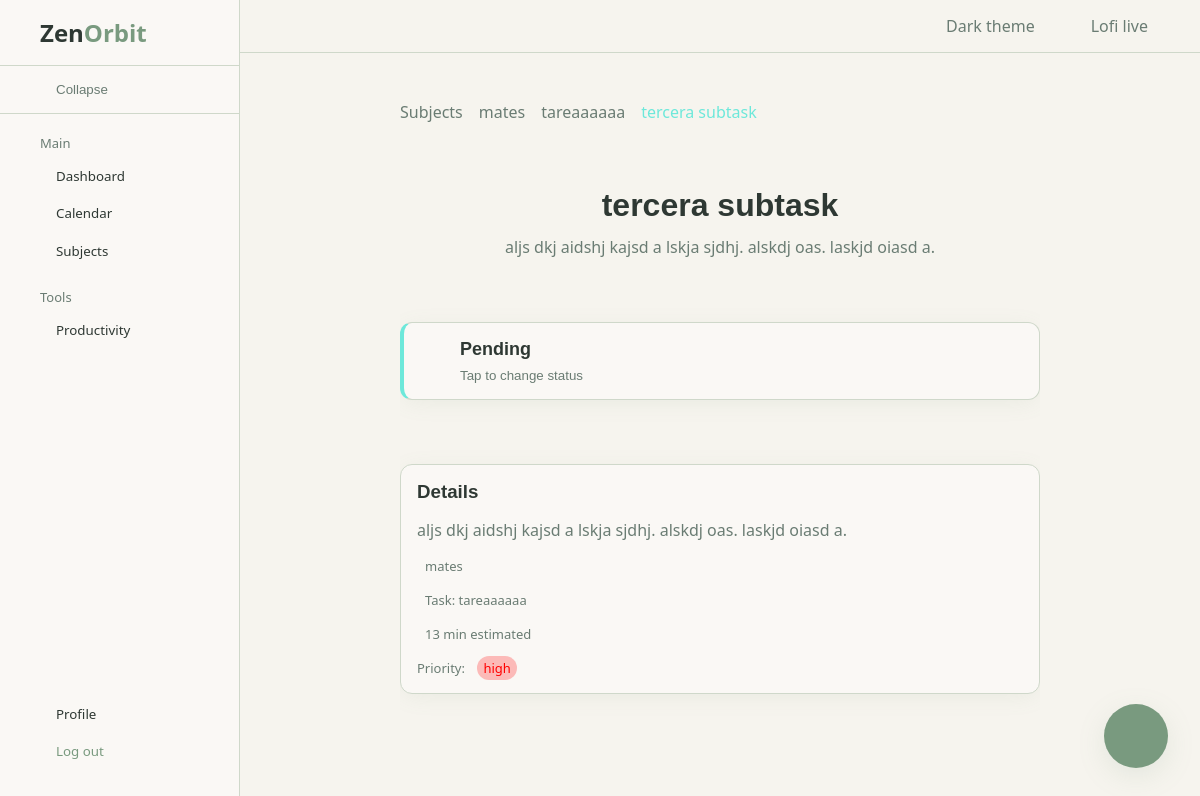
Page /subjects/1/tasks/1/subtasks/6 (signed in) on the committed database.
### productivity_site/models/subject.py (models this page shows, shortened)
class Subject(models.Model):
    subject_id = models.AutoField(primary_key=True)
    user_id = models.ForeignKey(User, on_delete=models.CASCADE)
    name = models.CharField(max_length=100)
    description = models.TextField()
    color = models.CharField(
        max_length=7,
        default="#f59e0b",
        validators=[
            RegexValidator(
                regex=r"^#[0-9a-fA-F]{6}$",
                message="Color must be a valid hex color.",
            )
        ],
    )
    class Meta:
        constraints = [
            models.UniqueConstraint(
                fields=["user_id", "name"],
                name="unique_subject_name_per_user",
            )
        ]

### productivity_site/models/task.py (models this page shows, shortened)
class Task(models.Model):
    PRIORITY_LOW = "low"
    PRIORITY_MEDIUM = "medium"
    PRIORITY_HIGH = "high"
    PRIORITY_CHOICES = [
        (PRIORITY_LOW, "Low"),
        (PRIORITY_MEDIUM, "Medium"),
        (PRIORITY_HIGH, "High"),
    ]
    task_id = models.AutoField(primary_key=True)
    subject_id = models.ForeignKey(Subject, on_delete=models.CASCADE)
    name = models.CharField(max_length=100)
    text = models.TextField()
    due_date = models.DateTimeField()
    priority = models.CharField(
        max_length=10,
        choices=PRIORITY_CHOICES,
        default=PRIORITY_MEDIUM,
    )
    estimated_time = models.PositiveIntegerField()
    completed = models.BooleanField(default=False)
    class Meta:
        constraints = [
            models.UniqueConstraint(
                fields=["subject_id", "name"],
                name="unique_task_name_per_subject",
            )
        ]

### productivity_site/models/subtask.py (models this page shows, shortened)
class Subtask(models.Model):
    PRIORITY_LOW = "low"
    PRIORITY_MEDIUM = "medium"
    PRIORITY_HIGH = "high"
    PRIORITY_CHOICES = [
        (PRIORITY_LOW, "Low"),
        (PRIORITY_MEDIUM, "Medium"),
        (PRIORITY_HIGH, "High"),
    ]
    subtask_id = models.IntegerField(primary_key=True)
    task_id = models.ForeignKey(Task, on_delete=models.CASCADE)
    name = models.CharField(max_length=100)
    description = models.TextField()
    due_date = models.DateTimeField()
    priority = models.CharField(
        max_length=10,
        choices=PRIORITY_CHOICES,
        default=PRIORITY_MEDIUM,
    )
    estimated_time = models.PositiveIntegerField()
    completed = models.BooleanField(default=False)
    class Meta:
        constraints = [
            models.UniqueConstraint(
                fields=["task_id", "name"],
                name="unique_subtask_name_per_task",
            )
        ]

### productivity_site/views.py (the view)
# urls.py: path('subjects/<int:subject_id>/tasks/<int:task_id>/subtasks/<int:subtask_id>', views.subtask_read, name='subtask_read'),
@login_required
def subtask_read(request, subject_id, task_id, subtask_id):
    subtask = get_object_or_404(
        Subtask,
        subtask_id=subtask_id,
        task_id__task_id=task_id,
        task_id__subject_id__subject_id=subject_id,
        task_id__subject_id__user_id=request.user,
    )
    task = subtask.task_id
    subject = task.subject_id
    return render(request, "authorized/subtasks/subtask_view.html", {
        "subject": subject,
        "task": task,
        "subtask": subtask,
    })

### templates/authorized/subtasks/subtask_view.html (shortened to what this page needs)
{% extends "authorized/base_authorized.html" %}
{% load static %}
{% block page_content %}
    <div class="details-layout">
        <div class="breadcrumb">
            <a href="{% url 'productivity_site:subjects' %}">Subjects</a>
            <a href="{% url 'productivity_site:subject_read' subject.subject_id %}">{{ subject.name }}</a>
            <a href="{% url 'productivity_site:task_read' subject.subject_id task.task_id %}">{{ task.name }}</a>
            <span style="color: {{ subject.color }}">{{ subtask.name }}</span>
        </div>
        <div class="details-header">
            <h1>{{ subtask.name }}</h1>
            <p>{{ subtask.description }}</p>
        </div>
        {% include "authorized/subtasks/_subtask_status.html" %}
        <div class="subtask-details-card card">
            <h3>Details</h3>
            <p>{{ subtask.description }}</p>
            <div class="subtask-details-meta">
                <div class="subtask-details-meta-item">
                    <span>{{ subject.name }}</span>
                </div>
                <div class="subtask-details-meta-item">
                    <span>Task: {{ task.name }}</span>
                </div>
                <div class="subtask-details-meta-item">
                    <span>{{ subtask.estimated_time }} min estimated</span>
                </div>
                <div class="subtask-details-meta-item">
                    <span>Priority:</span>
                    <div class="priority-badge priority-badge-{{ subtask.priority }}">
                        <span>{{ subtask.priority }}</span>
                    </div>
                </div>
            </div>
        </div>
    </div>
    {% url 'productivity_site:subtask_update' subject.subject_id task.task_id subtask.subtask_id as edit_url %}
    {% url 'productivity_site:subtask_delete' subject.subject_id task.task_id subtask.subtask_id as delete_url %}
    {% include "components/actions/floating_actions.html" with edit_url=edit_url delete_url=delete_url object_type="subtask" object_name=subtask.name delete_warning="Only this subtask will be deleted." %}
{% endblock %}

### productivity_site/static/css/base.css (style rules this page uses)
:root { --background: hsl(40 33% 95%); --foreground: hsl(150 10% 20%); --card: hsl(40 30% 97%); --card-foreground: hsl(150 10% 20%); --card-shadow: 0 4px 24px -4px hsl(130 14% 54% / .12); --card-shadow-hover: 0 8px 32px -4px hsl(130 14% 54% / .2); --primary: hsl(130 14% 54%); --primary-foreground: hsl(40 33% 97%); --secondary: hsl(100 22% 85%); --secondary-foreground: hsl(150 10% 25%); --muted: hsl(100 18% 88%); --muted-foreground: hsl(150 8% 45%); --accent: hsl(130 14% 46%); --accent-foreground: hsl(40 33% 97%); --destructive: hsl(0 60% 50%); --destructive-foreground: hsl(0 0% 100%); --border: hsl(100 15% 82%); --ring: hsl(130 14% 54%); --radius: .75rem; --surface-glass: hsl(40 30% 97% / .7); --font-heading: "Sora", "Trebuchet MS", sans-serif; --font-body: "Manrope", "Segoe UI", sans-serif; --navbar-height: 2.5rem; --sidebar-width: 15rem; --sidebar-collapsed-width: 5rem; }
body { margin: 0; background-color: var(--background); color: var(--foreground); font-family: var(--font-body), sans-serif; cursor: default; min-height: 100vh; display: flex; flex-direction: column; }
h1, h2, h3, h4, h5, h6 { font-family: var(--font-heading), sans-serif; }
a { color: inherit; text-decoration: none; }
.card { border-radius: var(--radius); border: .08rem solid var(--border); box-shadow: var(--card-shadow); background-color: var(--card); color: var(--card-foreground); }

### productivity_site/static/css/private/base.css (style rules this page uses)
.breadcrumb { color: var(--muted-foreground); display: flex; flex-direction: row; gap: .5rem; }
.breadcrumb a { transition: 0.3s; }
.priority-badge { margin-left: auto; display: inline-block; }
.priority-badge span { font-size: small; font-weight: normal; padding: .2rem .4rem; border-radius: var(--radius); }
.priority-badge-high span { background-color: rgba(255, 0, 0, .25); color: red; }

### productivity_site/static/css/components/button/button.css (style rules this page uses)
a { text-decoration: none; }

### productivity_site/static/css/private/subjects.css (style rules this page uses)
.details-layout { display: flex; flex-direction: column; gap: 4rem; }
.details-header { display: flex; flex-direction: column; align-items: center; gap: .75rem; }
.details-header h1 { margin: 0; }
.details-header p { margin: 0; color: var(--muted-foreground); font-weight: lighter; }

### productivity_site/static/css/private/tasks.css (style rules this page uses)
.subtask-details-card { padding: 1rem; display: flex; flex-direction: column; gap: 1rem; }
.subtask-details-card h3, .subtask-details-card p { margin: 0; }
.subtask-details-card h3 { font-size: 1.17em; }
.subtask-details-card p { color: var(--muted-foreground); font-weight: lighter; }
.subtask-details-meta { display: flex; flex-direction: column; gap: 1rem; }
.subtask-details-meta-item { display: inline-flex; align-items: center; gap: .5rem; color: var(--muted-foreground); font-weight: lighter; font-size: small; }
.subtask-details-meta-item .priority-badge { margin-left: .25rem; }

### rows in the picture
Subject: name "mates"
Task: name "tareaaaaaa"
Subtask: name "tercera subtask", description "aljs dkj aidshj kajsd a lskja sjdhj. alskdj oas. laskjd oiasd a.", estimated_time "13", priority "high"
